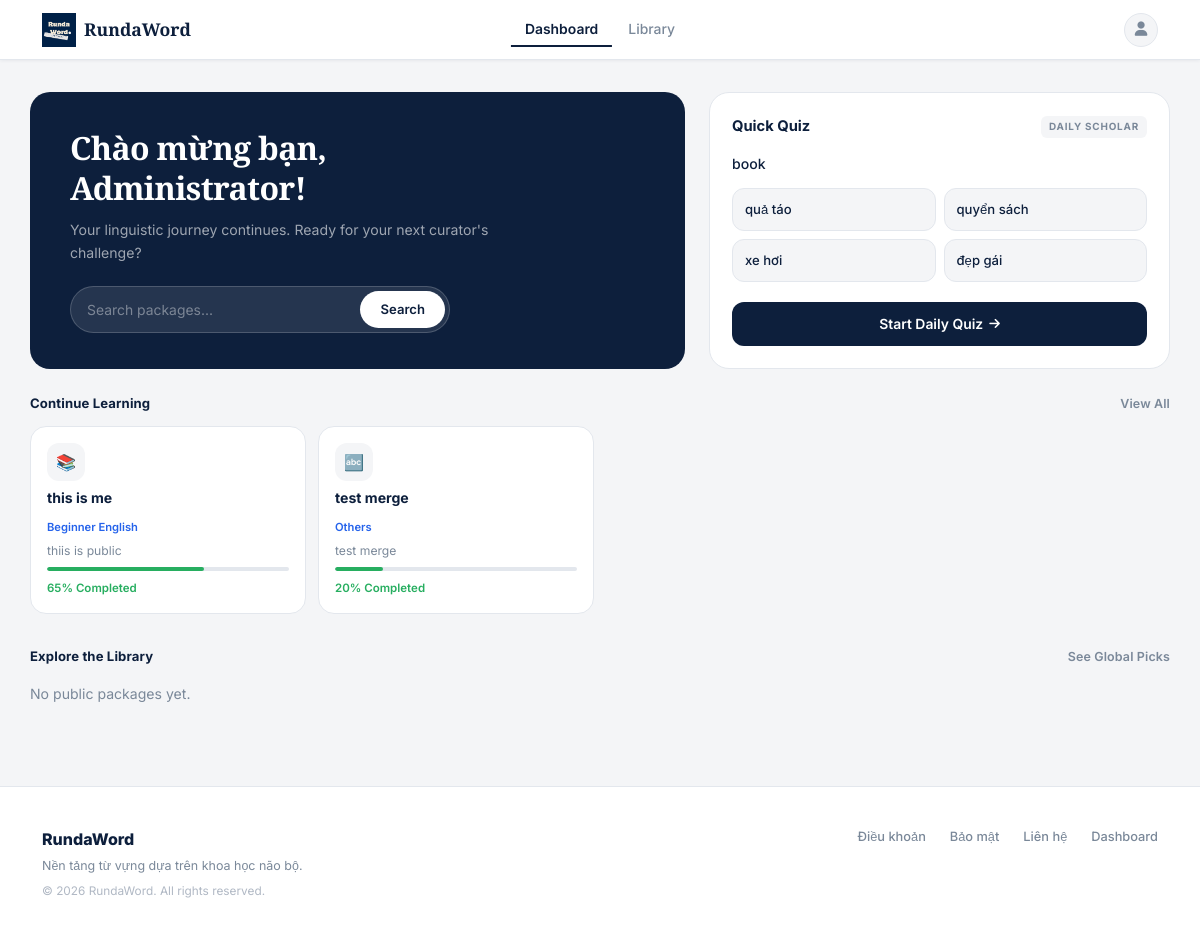
The app's page /dashboard (signed in) with its own data.
### main.py (models this page shows, shortened)
class User(UserMixin, db.Model):
    __tablename__ = 'users'
    id            = db.Column(db.Integer, primary_key=True)
    username      = db.Column(db.String(50),  unique=True, nullable=False)
    name          = db.Column(db.String(100))
    email         = db.Column(db.String(120), unique=True, nullable=False)
    password_hash = db.Column(db.String(255), nullable=False)
    role          = db.Column(db.Integer, default=ROLE_USER, nullable=False)  # 0=user, 1=admin
    created_at    = db.Column(db.DateTime, default=datetime.utcnow)
    packages = db.relationship(
        'VocabPackage', backref='user', lazy=True, cascade='all, delete-orphan',
        foreign_keys='VocabPackage.user_id'
    )
    saved_packages = db.relationship(
        'VocabPackage', secondary=user_saved_packages,
        backref=db.backref('saved_by', lazy='dynamic'), lazy='dynamic'
    )
    @property
    def is_admin(self):
        return self.role == ROLE_ADMIN

class Vocabulary(db.Model):
    __tablename__ = 'vocabularies'
    id         = db.Column(db.Integer, primary_key=True)
    word_en    = db.Column(db.String(150), nullable=False)
    word_vi    = db.Column(db.String(255), nullable=False)
    package_id = db.Column(db.Integer, db.ForeignKey('vocab_packages.id'), nullable=False)

class VocabPackage(db.Model):
    __tablename__ = 'vocab_packages'
    id                  = db.Column(db.Integer, primary_key=True)
    package_name        = db.Column(db.String(100), nullable=False)
    package_description = db.Column(db.Text)
    created_at          = db.Column(db.DateTime, default=datetime.utcnow)
    updated_at          = db.Column(db.DateTime, default=datetime.utcnow)
    user_id             = db.Column(db.Integer, db.ForeignKey('users.id'), nullable=False)
    is_public           = db.Column(db.Boolean, default=True)
    topic               = db.Column(db.String(120), nullable=False, default='Others')
    vocabularies = db.relationship(
        'Vocabulary', backref='package', lazy=True, cascade='all, delete-orphan'
    )

### main.py (the view)
@app.route('/dashboard')
@login_required
def dashboard():
    q = request.args.get('q', '').strip()
    search_results = None
    if q:
        search_results = search_packages(q)
    recent_packages = VocabPackage.query \
        .filter_by(user_id=current_user.id) \
        .order_by(VocabPackage.updated_at.desc()) \
        .limit(4).all()
    saved_recent = current_user.saved_packages \
        .order_by(VocabPackage.updated_at.desc()) \
        .limit(4).all()
    public_packages = VocabPackage.query \
        .filter(VocabPackage.is_public == True, VocabPackage.user_id != current_user.id) \
        .order_by(func.random()) \
        .limit(6).all()
    user_packages = VocabPackage.query.filter_by(user_id=current_user.id).all()
    quiz_package  = random.choice(user_packages) if user_packages else None
    quiz_words    = []
    if quiz_package:
        vocabs = list(quiz_package.vocabularies)
        if len(vocabs) >= 2:
            sample = random.sample(vocabs, min(5, len(vocabs)))
            for v in sample:
                wrong_pool = [x.word_vi for x in vocabs if x.id != v.id]
                wrong      = random.sample(wrong_pool, min(3, len(wrong_pool)))
                options    = wrong + [v.word_vi]
                random.shuffle(options)
                quiz_words.append({
                    "word": v.word_en, "correct": v.word_vi, "options": options
                })
    id_set = []
    for lst in (recent_packages, saved_recent, public_packages, search_results or []):
        id_set.extend(p.id for p in lst)
    learner_counts = learner_counts_for_package_ids(list(set(id_set)))
    return render_template(
        'index.html',
        recent_packages=recent_packages,
        saved_recent=saved_recent,
        public_packages=public_packages,
        quiz_words=quiz_words,
        quiz_package=quiz_package,
        search_results=search_results,
        search_query=q,
        learner_counts=learner_counts
    )

### main.py (called while the page is built)
@login_manager.user_loader
def load_user(user_id):
    return User.query.get(int(user_id))

def learner_counts_for_package_ids(package_ids):
    if not package_ids:
        return {}
    rows = db.session.query(
        user_saved_packages.c.package_id,
        func.count(user_saved_packages.c.user_id)
    ).filter(
        user_saved_packages.c.package_id.in_(package_ids)
    ).group_by(user_saved_packages.c.package_id).all()
    return {pid: n for pid, n in rows}

@app.context_processor
def inject_package_topics():
    return dict(PACKAGE_TOPICS=PACKAGE_TOPICS, learner_counts={})

### templates/index.html (shortened to what this page needs)
{% extends "base.html" %}
{% block content %}
<div class="container dashboard-wrap">
  {% if search_query %}
  <div class="d-flex align-items-center gap-3 mb-4">
    <div style="font-family:'Playfair Display',serif;font-size:1.4rem;font-weight:700;color:var(--navy);">
      Results for "{{ search_query }}"
    </div>
    <a href="{{ url_for('dashboard') }}" style="font-size:0.82rem;color:var(--text-muted);text-decoration:none;font-weight:600;">✕ Clear</a>
  </div>
  {% if search_results %}
  <div class="row g-3 mb-5">
    {% for package in search_results %}
    <div class="col-6 col-md-3 col-lg-2">
      <a href="{{ url_for('package_detail', package_id=package.id) }}" class="pkg-card" style="min-height:130px;">
        <div class="pkg-card-top">
          <span class="pkg-badge {% if package.is_public %}public{% else %}private{% endif %}">
            {% if package.is_public %}Public{% else %}Private{% endif %}
          </span>
        </div>
        <div class="pkg-name">{{ package.package_name }}</div>
        <div class="pkg-topic">{{ package.topic or 'Others' }}</div>
        <div class="pkg-meta">
          <div class="pkg-meta-stats">
            <div class="pkg-meta-row">
              <span class="pkg-word-count"><i class="fas fa-layer-group" style="font-size:0.7rem;"></i> {{ package.vocabularies|length }} words</span>
              <span class="pkg-learners" title="Đã lưu vào thư viện"><i class="fas fa-users" style="font-size:0.68rem;"></i> {{ learner_counts.get(package.id, 0) }}</span>
            </div>
          </div>
          <span class="pkg-play-btn"><i class="fas fa-play"></i></span>
        </div>
      </a>
    </div>
    {% endfor %}
  </div>
  {% else %}
  <div class="rw-card text-center py-5 mb-4">
    <i class="fas fa-search fa-2x mb-3" style="color:var(--border);"></i>
    <p style="color:var(--text-muted);margin:0;font-size:0.88rem;">No packages matched your search.</p>
  </div>
  {% endif %}
  {% else %}
  <div class="row g-4 mb-4">
    <div class="col-lg-7">
      <div class="hero-banner" style="min-height:220px;">
        <div class="hero-content">
          <div class="hero-title">Chào mừng bạn,<br>{{ current_user.name or current_user.username }}!</div>
          <p class="hero-sub">Your linguistic journey continues. Ready for your next curator's challenge?</p>
          <form method="GET" action="{{ url_for('dashboard') }}">
            <div class="hero-search">
              <input type="text" name="q" placeholder="Search packages…" value="{{ search_query or '' }}">
              <button type="submit">Search</button>
            </div>
          </form>
        </div>
      </div>
    </div>
    <div class="col-lg-5">
      {% if quiz_words %}
      <div class="quiz-widget">
        <div class="quiz-widget-header">
          <span class="quiz-widget-title">Quick Quiz</span>
          <span class="quiz-daily-badge">Daily Scholar</span>
        </div>
        <div class="quiz-question">{{ quiz_words[0].word }}</div>
        <div class="quiz-options-grid" id="quickOptions">
          {% for opt in quiz_words[0].options %}
          <button class="quiz-opt"
            onclick="checkQuickAnswer(this, '{{ opt | e }}', '{{ quiz_words[0].correct | e }}')">
            {{ opt }}
          </button>
          {% endfor %}
        </div>
        <a href="{{ url_for('quiz', package_id=quiz_package.id) }}" class="btn-daily-quiz">
          Start Daily Quiz <i class="fas fa-arrow-right" style="font-size:0.76rem;"></i>
        </a>
      </div>
      {% endif %}
    </div>
  </div>
  <div class="section-label">
    Continue Learning
    <a href="{{ url_for('packages') }}">View All</a>
  </div>
  <div class="cards-row">
    {% if recent_packages %}
      {% set icons = ['📚','🔤','📖','✏️'] %}
      {% set percents = [65, 20, 85, 40] %}
      {% for pkg in recent_packages %}
      <a href="{{ url_for('package_detail', package_id=pkg.id) }}" class="continue-card">
        <div class="continue-icon">{{ icons[loop.index0 % 4] }}</div>
        <div class="continue-name">{{ pkg.package_name }}</div>
        <div class="continue-topic">{{ pkg.topic or 'Others' }}</div>
        <div class="continue-desc">
          {{ pkg.package_description[:48] ~ '…' if pkg.package_description and pkg.package_description|length > 48 else (pkg.package_description or pkg.vocabularies|length|string ~ ' words') }}
        </div>
        <div class="continue-progress-bar">
          <div class="continue-progress-fill" style="width:{{ percents[loop.index0 % 4] }}%;"></div>
        </div>
        <div class="continue-pct">{{ percents[loop.index0 % 4] }}% Completed</div>
      </a>
      {% endfor %}
    {% endif %}
  </div>
  <div class="row g-4">
    {% if saved_recent %}
    <div class="col-md-4">
      <div class="section-label mb-3">
        Saved Collections
        <a href="{{ url_for('packages', tab='saved') }}">See all</a>
      </div>
      <div class="saved-list">
        {% for pkg in saved_recent %}
        <a href="{{ url_for('package_detail', package_id=pkg.id) }}" class="saved-item">
          <div class="saved-thumb">
            <i class="fas fa-book"></i>
          </div>
          <div>
            <div class="saved-item-name">{{ pkg.package_name }}</div>
            <div class="saved-item-from">Saved from @{{ pkg.user.username if pkg.user else '—' }}</div>
          </div>
          <i class="fas fa-bookmark saved-bookmark"></i>
        </a>
        {% endfor %}
      </div>
    </div>
    <div class="col-md-8">
    {% else %}
    <div class="col-12">
    {% endif %}
      <div class="section-label mb-3">
        Explore the Library
        <a href="{{ url_for('packages') }}">See Global Picks</a>
      </div>
      {% if public_packages %}
      <div class="explore-grid">
        {% set bg_colors = ['#1a3a7a','#0d5c3a','#6a1a1a','#2a3a5c','#4a2a0a','#1a4a1a'] %}
        {% for pkg in public_packages %}
        <a href="{{ url_for('package_detail', package_id=pkg.id) }}" class="explore-card">
          <div class="explore-card-bg" style="background-color:{{ bg_colors[loop.index0 % 6] }};"></div>
          <div class="explore-card-overlay"></div>
          <div class="explore-card-content">
            <div class="explore-card-topic">{{ pkg.topic or 'Others' }}</div>
            <div class="explore-card-name">{{ pkg.package_name }}</div>
            <div class="explore-card-learners"><i class="fas fa-users"></i> {{ learner_counts.get(pkg.id, 0) }} người học</div>
          </div>
        </a>
        {% endfor %}
      </div>
      {% else %}
      <p style="color:var(--text-muted);font-size:0.88rem;">No public packages yet.</p>
      {% endif %}
    </div>
  </div>
  {% endif %}
</div>
{% endblock %}

### templates/base.html (style rules this page uses)
body { font-family: 'Inter', sans-serif !important; }
.fa, .fas, .far, .fab, .fa-solid, .fa-regular, .fa-brands, .fa-classic { font-family: "Font Awesome 6 Free" !important; }

### records on screen
User: name "Administrator"
Vocabulary: word_en "book", word_vi "quyển sách"
Vocabulary: word_vi "quả táo"
Vocabulary: word_vi "xe hơi"
Vocabulary: word_vi "đẹp gái"
VocabPackage: icons "📚", package_name "this is me", topic "Beginner English", package_description "thiis is public", percents "65"
VocabPackage: icons "🔤", package_name "test merge", topic "Others", package_description "test merge", percents "20"
